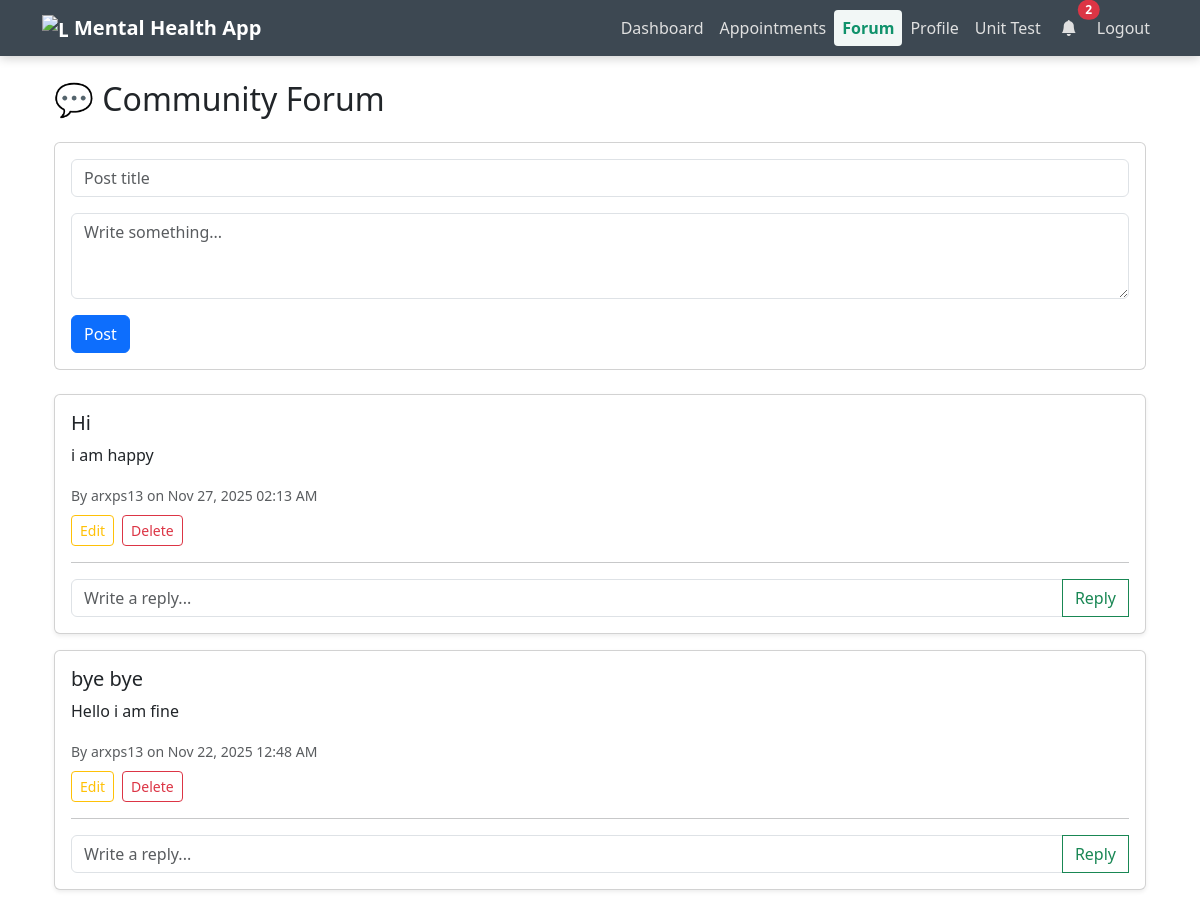
Page /forum (signed in, upper part) on the earlier database version.
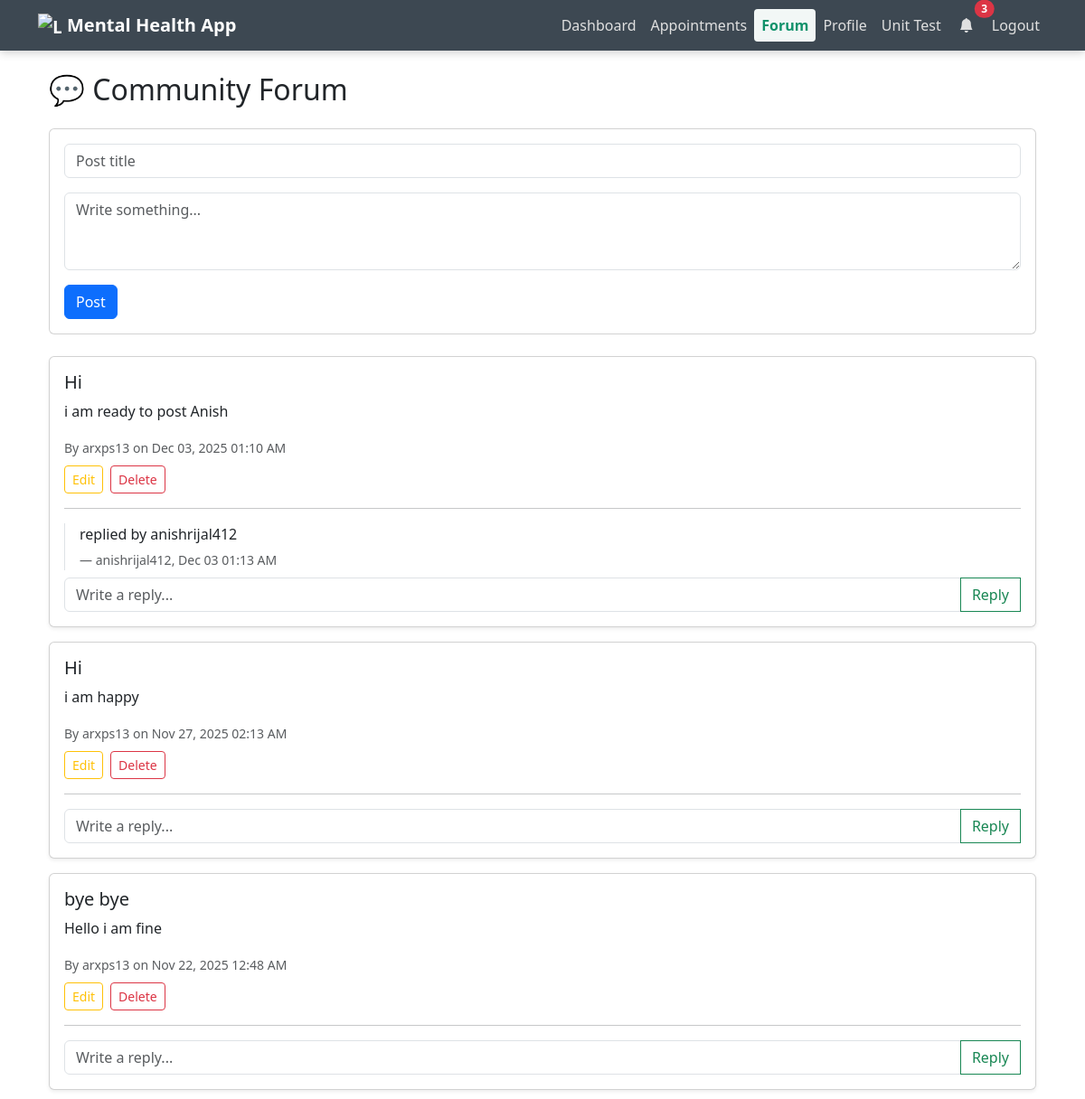
Same page on the later database version.
### models/forum.py (models this page shows)
class ForumPost(db.Model):
    __tablename__ = 'forum_posts'
    id = db.Column(db.Integer, primary_key=True)
    user_id = db.Column(db.Integer, db.ForeignKey('user.id'), nullable=False)
    title = db.Column(db.String(200), nullable=False)
    content = db.Column(db.Text, nullable=False)
    created_at = db.Column(db.DateTime, default=datetime.utcnow)
    user = db.relationship('User', backref=db.backref('forum_posts', lazy=True))
    replies = db.relationship('ForumReply', backref='post', cascade='all, delete-orphan')

class ForumReply(db.Model):
    __tablename__ = 'forum_replies'
    id = db.Column(db.Integer, primary_key=True)
    post_id = db.Column(db.Integer, db.ForeignKey('forum_posts.id'), nullable=False)
    user_id = db.Column(db.Integer, db.ForeignKey('user.id'), nullable=False)
    content = db.Column(db.Text, nullable=False)
    created_at = db.Column(db.DateTime, default=datetime.utcnow)
    user = db.relationship('User', backref=db.backref('forum_replies', lazy=True))

### models/user.py (models this page shows)
class User(db.Model, UserMixin):
    id = db.Column(db.Integer, primary_key=True)
    username = db.Column(db.String(50), nullable=False, unique=True)
    email = db.Column(db.String(120), nullable=False, unique=True)
    password = db.Column(db.String(200), nullable=False)

### routes/forum.py (the view)
@forum.route('/forum')
@login_required
def forum_home():
    posts = ForumPost.query.order_by(ForumPost.created_at.desc()).all()
    return render_template('forum.html', posts=posts)

### models/user.py (called while the page is built)
@login_manager.user_loader
def load_user(user_id):
    return User.query.get(int(user_id))

### templates/forum.html (shortened to what this page needs)
{% extends "base.html" %}
{% block content %}
<div class="container mt-4">
  <h2 class="mb-4">💬 Community Forum</h2>
  <div class="card mb-4">
    <div class="card-body">
      <form method="POST" action="{{ url_for('forum.new_post') }}">
        <div class="mb-3">
          <input type="text" name="title" class="form-control" placeholder="Post title" required>
        </div>
        <div class="mb-3">
          <textarea name="content" class="form-control" rows="3" placeholder="Write something..." required></textarea>
        </div>
        <div class="d-flex align-items-center gap-3">
          <button type="submit" class="btn btn-primary" id="new-post-submit">Post</button>
        </div>
      </form>
    </div>
  </div>
  {% for post in posts %}
  <div class="card mb-3 shadow-sm">
    <div class="card-body">
      <h5>{{ post.title }}</h5>
      <p>{{ post.content }}</p>
      <small class="text-muted">By {{ post.user.username }} on {{ post.created_at.strftime('%b %d, %Y %I:%M %p')
        }}</small>
        {% if current_user.is_authenticated and post.user_id == current_user.id %}
      <div class="mt-2 d-flex gap-2">
        <a class="btn btn-sm btn-outline-warning" href="{{ url_for('forum.edit_post', post_id=post.id) }}">Edit</a>
        <form method="POST" action="{{ url_for('forum.delete_post', post_id=post.id) }}" class="m-0">
          <button type="submit" class="btn btn-sm btn-outline-danger" onclick="return confirm('Delete this post and all replies?');">Delete</button>
        </form>
      </div>
      {% endif %}
      <hr>
      {% if post.replies %}
      {% for reply in post.replies %}
      <div class="border-start ps-3 mb-2">
        <p class="mb-1">{{ reply.content }}</p>
        <small class="text-muted">— {{ reply.user.username }}, {{ reply.created_at.strftime('%b %d %I:%M %p') }}</small>
      </div>
      {% endfor %}
      {% endif %}
      <form method="POST" action="{{ url_for('forum.reply_post', post_id=post.id) }}">
        <div class="input-group mt-2 align-items-center">
          <input type="text" name="content" class="form-control" placeholder="Write a reply..." required>
          <button class="btn btn-outline-success" type="submit">Reply</button>
        </div>
      </form>
    </div>
  </div>
  {% else %}
  <div class="alert alert-secondary">No posts yet. Be the first to start a conversation!</div>
  {% endfor %}
</div>
{% endblock %}

Differences in the rows shown:
added ForumPost: title "Hi", content "i am ready to post Anish", user.username "arxps13", created_at "Dec 03, 2025 01:10 AM"
added ForumReply: content "replied by anishrijal412", user.username "anishrijal412", created_at "Dec 03 01:13 AM"
Other differences:
{{ notification_count }}: "2" → "3"
